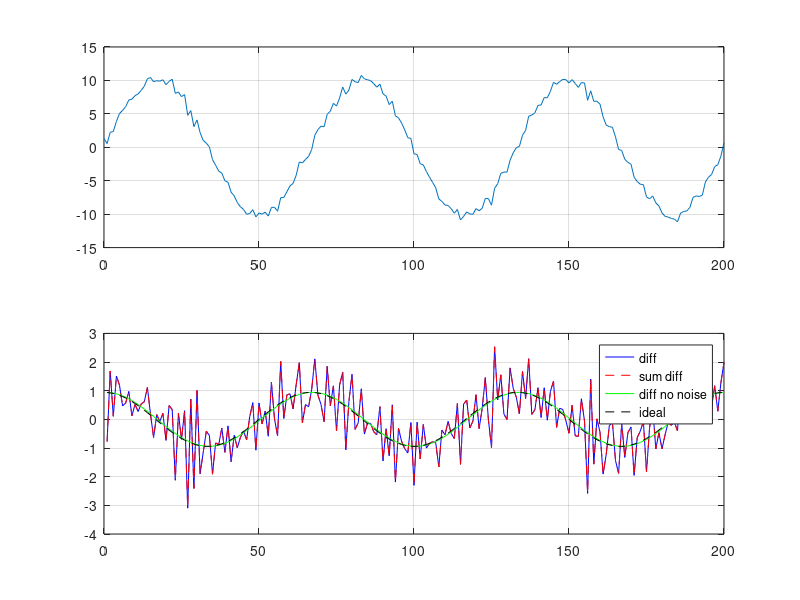

MATLAB code for this plot:
clear;
close all;
clc;

% Parameters
A = 10;
odch = 0.05 * A;
N_diff = 1;
h = 1;
omega = 3 * 2 * pi / 200;

x = 0:h:200;
y = A * sin(omega * x);
noise = odch * randn(1, length(x));
y_noise = y + noise;

% Calculate differential vs ideal
dy_diff = diff(y_noise, N_diff) / h;
dy_ideal = A * omega * cos(omega * x);
dy_ideal = dy_ideal(2:end);

% Check linearity
dy_diff_sum = diff(y, N_diff) / h + diff(noise, N_diff) / h;
dy_diff_no_noise = diff(y, N_diff) / h;

figure;
subplot(2, 1, 1);
plot(x, y_noise);
grid on;
subplot(2, 1, 2);
plot(x(2:end), dy_diff, 'b');
hold on;
grid on;
plot(x(2:end), dy_diff_sum, 'r--');
plot(x(2:end), dy_diff_no_noise, 'g');
plot(x(2:end), dy_ideal, 'k--');
legend('diff', 'sum diff', 'diff no noise', 'ideal');

% Calculate SNR
y_SNR = var(y) ./ var(noise)
dy_SNR = var(dy_ideal) ./ var(dy_diff - dy_ideal)
decrease_quality = dy_SNR / y_SNR
